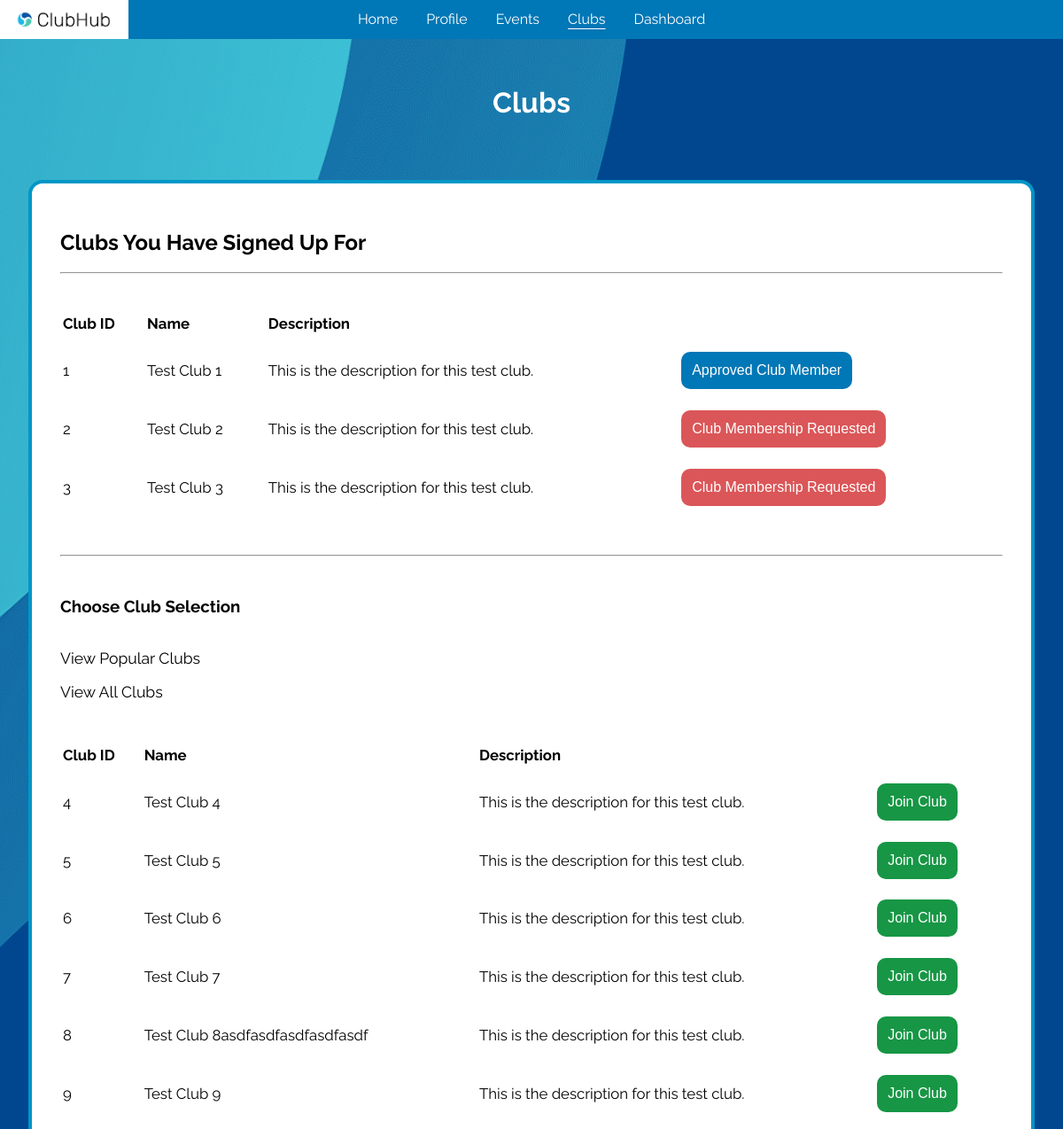
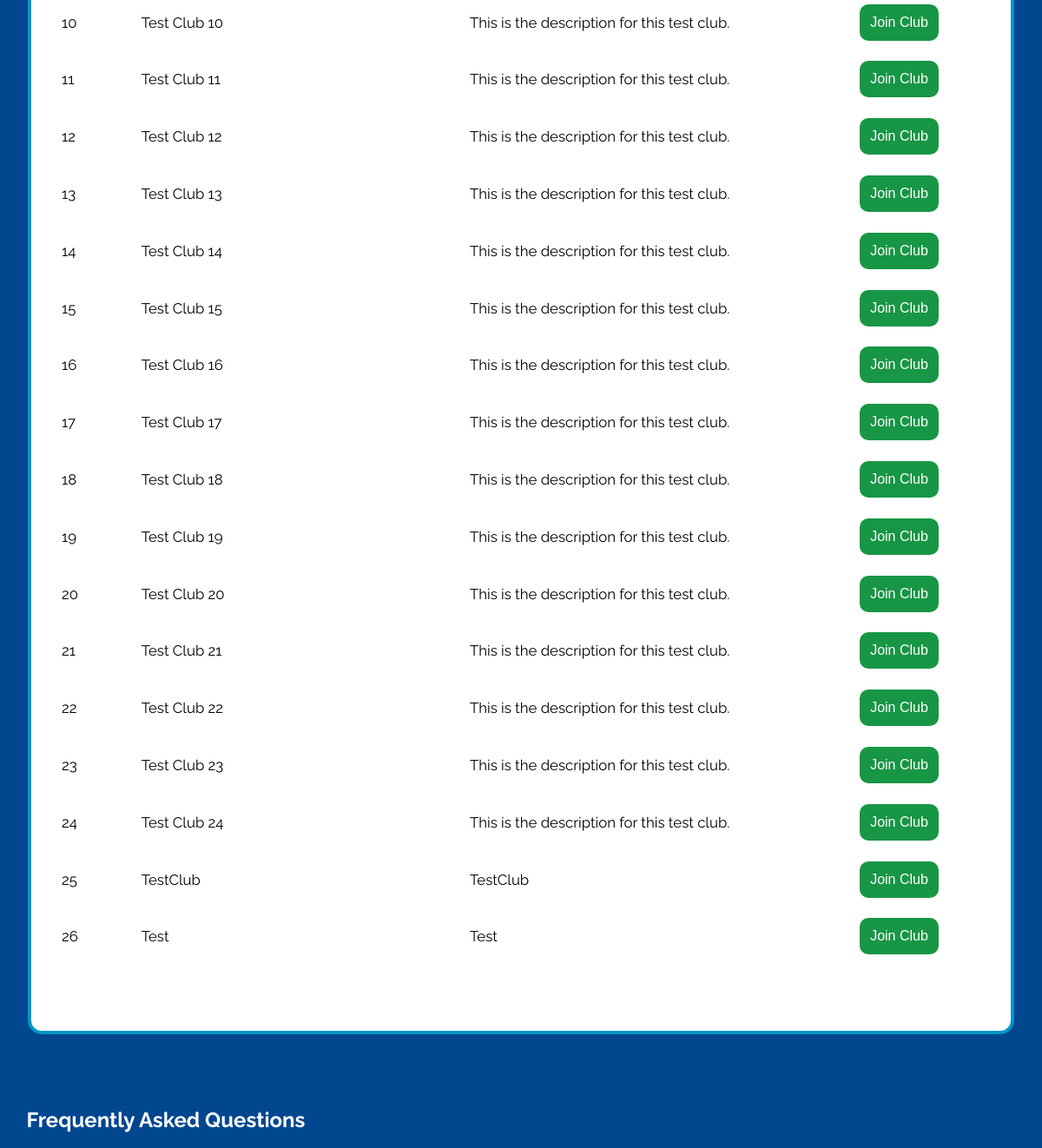
Before: /clubs/ (signed in, upper part) with the older database file (2 pictures, top to bottom).
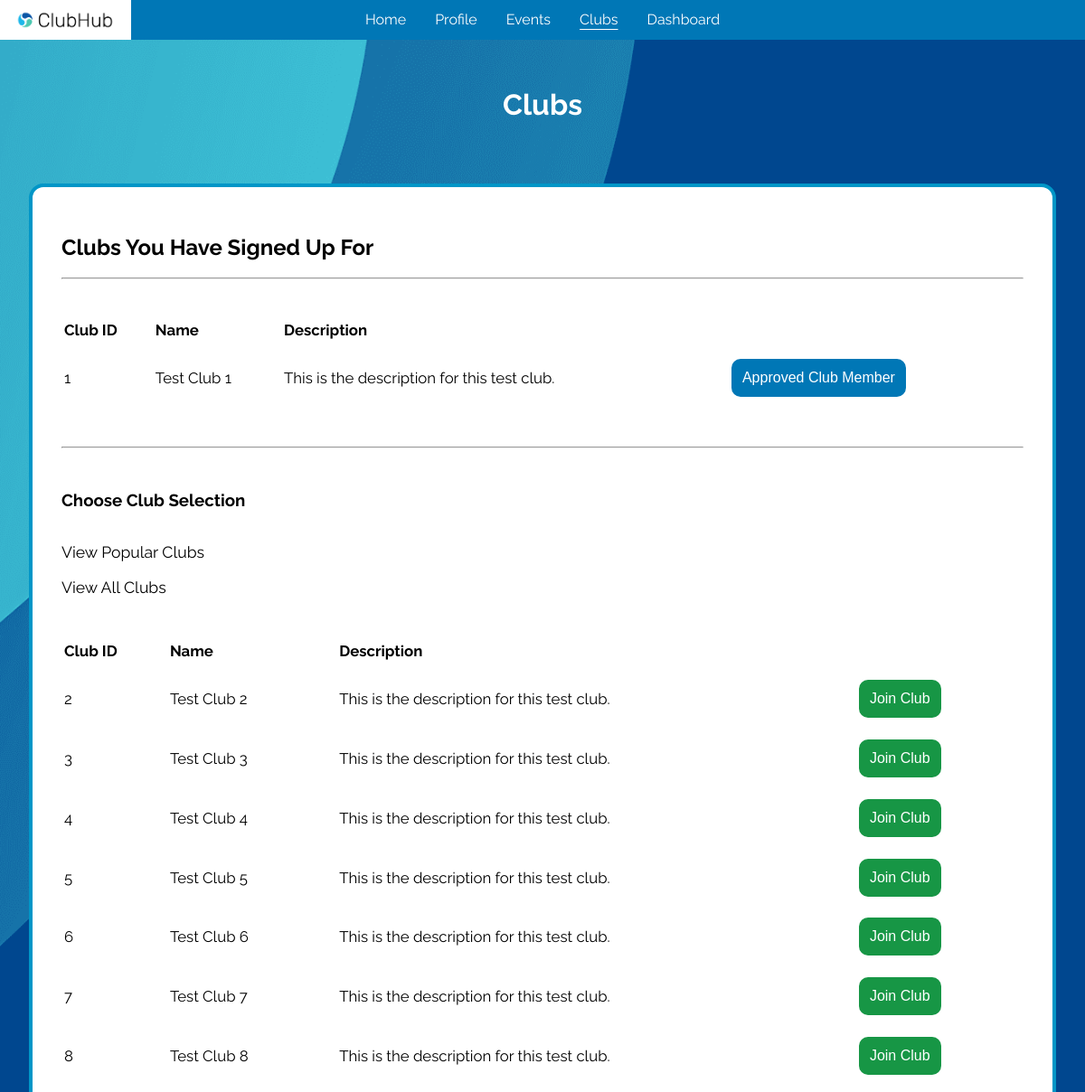
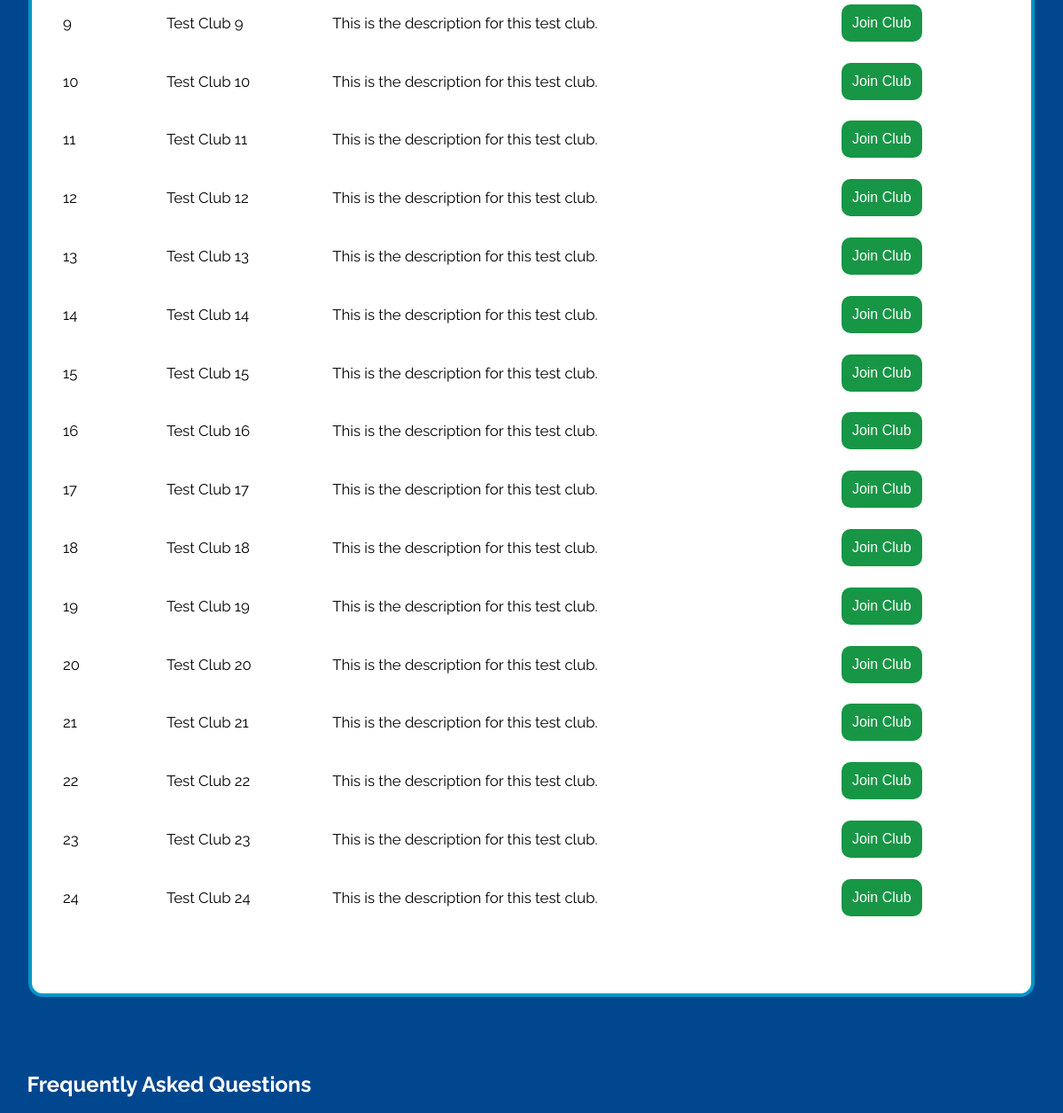
After: the same page with the newer database file (2 pictures, top to bottom).
### tables this page shows
CREATE TABLE clubs (
    club_id             INTEGER         NOT NULL,
    club_name           TEXT            NOT NULL,
    club_description    TEXT            NOT NULL,
    creator             INTEGER         NOT NULL,
    validity            TEXT            NOT NULL CHECK (validity IN ('PENDING', 'APPROVED', 'REJECTED')) DEFAULT 'PENDING',
    created             DATETIME        NOT NULL DEFAULT CURRENT_TIMESTAMP,
    updated             DATETIME        NOT NULL DEFAULT CURRENT_TIMESTAMP,
    -----------------------------------------------------------------------
    PRIMARY KEY (club_id),
    FOREIGN KEY (creator) REFERENCES users(user_id)
);

### application/blueprints/clubs.py (the view)
@clubs.route("/")
def get_clubs():
    invalid = validate_student_perms(endpoint="/clubs")
    if invalid:
        return invalid
    selected: str | None = request.args.get("selected", None)
    clubs: list[Row] | None
    user_id: int = session["user-id"]
    registered: list[Row] | None = registered_clubs(user_id=user_id)
    unregistered: list[Row]
    if selected == "popular":
        unregistered = unregistered_clubs(user_id=user_id)[:5]
    else:
        unregistered = unregistered_clubs(user_id=user_id)
    return render_template(
        "html/student/clubs.html",
        unregistered=unregistered,
        registered=registered,
        selected_view=selected
    )

### application/__init__.py (called while the page is built)
@app.teardown_appcontext
def close_connection(_exception) -> None:
    db: Connection = getattr(g, "_database", None)
    if db is not None:
        db.close()

### application/util/authentication/page_access.py (called while the page is built)
def validate_access_perms(user_type: str, endpoint: str) -> str | None:
    if "user" not in session:
        error(errtype=Error.RESTRICTED_PAGE_LOGGED_OUT, endpoint=endpoint)
        return render_template("html/misc/home.html")
    current_user_type: str = session["user-type"]
    if current_user_type != user_type:
        errtype: Error = Error[f"RESTRICTED_PAGE_{user_type}"]
        error(errtype=errtype, endpoint=endpoint, user_type=current_user_type)
        return render_template("html/misc/home.html")
    return None

### application/util/db_functions/__init__.py (called while the page is built)
def get_db() -> Connection:
    db: Connection | None = getattr(g, "_database", None)
    if db is None:
        db: Connection = connect(DB_PATH)
        db.row_factory = Row
        g._database = db
    return db

### application/util/db_functions/clubs.py (called while the page is built)
def registered_clubs(user_id: int) -> list[Row] | None:
    return query_db(
        """
            SELECT *, cm.validity as membership_status FROM clubs
            INNER JOIN club_memberships cm USING (club_id)
            WHERE cm.user_id=?;
        """, user_id
    )

### application/templates/html/student/clubs.html (shortened to what this page needs)
{% extends "html/base/base.html" %}
{% block links %}
    <link rel="stylesheet" href="../../../static/css/clubs.css">
{% endblock %}
{% block header %}
    <header>
        <h1>Clubs</h1>
    </header>
{% endblock %}
{% block content %}
    <div id="main">
        <div class="table-container">
            <table>
                <h2>Clubs You Have Signed Up For</h2>
                <hr />
                <br />
                <thead>
                    <tr>
                        <th scope="col">Club ID</th>
                        <th scope="col">Name</th>
                        <th scope="col">Description</th>
                        <th scope="col"></th>
                    </tr>
                </thead>
                <tbody>
                    {% if registered %}
                        {% for club in registered %}
                            <tr>
                                <td>{{ club["club_id"] }}</td>
                                <td>{{ club["club_name"] }}</td>
                                <td>{{ club["club_description"] }}</td>
                                {% set validity = club["membership_status"] %}
                                <td>
                                    {% if validity == "PENDING" %}
                                        <button class="btn btn-requested" disabled>Club Membership Requested</button>
                                    {% elif validity == "APPROVED" %}
                                        <button class="btn btn-accepted" disabled>Approved Club Member</button>
                                    {% endif %}
                                </td>
                            </tr>
                        {% endfor %}
                    {% endif %}
                </tbody>
            </table>
            <hr />
            <div id="top">
                {% if selected_view == "popular" %}
                    <h3>Popular Clubs</h3>
                {% elif selected_view == "all" %}
                    <h3>All Clubs</h3>
                {% else %}
                    <h3>Choose Club Selection</h3>
                {% endif %}
                <a href="/clubs?selected=popular">View Popular Clubs</a>
                <a href="/clubs?selected=all">View All Clubs</a>
            </div>
            <table>
                <thead>
                    <tr>
                        <th scope="col">Club ID</th>
                        <th scope="col">Name</th>
                        <th scope="col">Description</th>
                        <th scope="col"></th>
                    </tr>
                </thead>
                <tbody>
                    {% if unregistered %}
                        {% for club in unregistered %}
                            <tr>
                                <td>{{ club["club_id"] }}</td>
                                <td>{{ club["club_name"] }}</td>
                                <td>{{ club["club_description"] }}</td>
                                {% set validity = club["validity"] %}
                                <td>
                                    <form action="/clubs/join?club_id={{ club["club_id"] }}&club_name={{ club["club_name"] }}" method="post">
                                        <button type="submit" class="btn btn-join">Join Club</button>
                                    </form>
                                </td>
                            </tr>
                        {% endfor %}
                    {% endif %}
                </tbody>
            </table>
        </div>
    </div>
    <div class="container">
        <h2>Frequently Asked Questions</h2>
    </div>
{% endblock %}

Changed rows visible on the page:
removed clubs: club_id "25", club_name "TestClub", club_description "TestClub"
removed clubs: club_id "26", club_name "Test", club_description "Test"
now on this page (row edited): clubs: club_id "2", club_name "Test Club 2", club_description "This is the description for this test club."
now on this page (row edited): clubs: club_id "3", club_name "Test Club 3", club_description "This is the description for this test club."
changed clubs id 8: club_name "Test Club 8asdfasdfasdfasdfasdf" → "Test Club 8"
Other visible differences:
list line gone: "2 Test Club 2 This is the description for this test club. Club Membership Requested"
list line gone: "3 Test Club 3 This is the description for this test club. Club Membership Requested"
